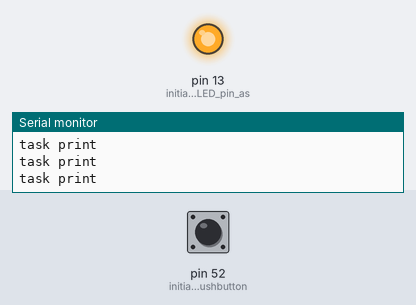
The sketch below on a simulated Arduino Mega 2560, built with avr-gcc and run on an emulated ATmega2560. Parts: output pins drawn as LEDs (lit = HIGH), the last lines printed to the serial monitor. Inputs (shaded band) come from the test bench; at power-on: pin 52 (initialize_the_pushbutton) HIGH.

Above: at 2.7 s.
2.8 s: pin 52 (initialize_the_pushbutton) pulled LOW for 1.2 s
At 4.5 s:
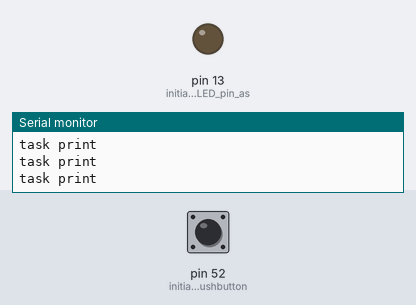
6.4 s: pin 52 (initialize_the_pushbutton) pulled LOW for 3.2 s
At 11.5 s:
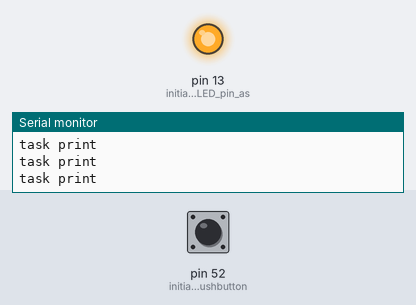
Timing chart, 0 to 13.0 s (numbered marks = the images above; inputs shaded):
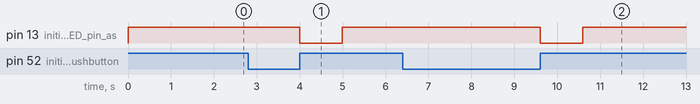

Measured:
- after the input at 2.8 s, pin 13 (initialize_the_LED_pin_as): HIGH → LOW after 1.2 s, → HIGH 0.99 s later
- after the input at 6.4 s, pin 13 (initialize_the_LED_pin_as): HIGH → LOW after 3.2 s, → HIGH 0.99 s later

The sketch:

freeeRTOS_2.ino
```cpp
#include <FreeRTOS.h>
#include <task.h>

void Task_LED(void *param);
void Task_Print(void *param);

TaskHandle_t Task_Handle1;
TaskHandle_t Task_Handle2;

void setup()
{
  pinMode(LED_BUILTIN, OUTPUT);// initialize the LED pin as an output:
  pinMode(52, INPUT_PULLUP);// initialize the pushbutton pin as an input:

  Serial.begin(9600);

  xTaskCreate(Task_LED,"Task1",100,NULL,1,&Task_Handle1);
  xTaskCreate(Task_Print,"Task1",100,NULL,1,&Task_Handle2);

  vTaskStartScheduler();

  Serial.println("Failed to start FreeRTOS scheduler");
  while(1);
}

void loop()
{
}

void Task_LED(void *param)
{
  (void) param;
  while(1)
  {
    if (digitalRead(52) == LOW){
      while(digitalRead(52) == LOW);
      digitalWrite(LED_BUILTIN, LOW);// turn the LED off by making the voltage LOW
    }
    else{
      digitalWrite(LED_BUILTIN, HIGH);// turn the LED on (HIGH is the voltage level)
    }

    vTaskDelay(1000/portTICK_PERIOD_MS); //The Arduino will print to serial monitor each 1 sec
  }
}

void Task_Print(void *param)
{
  (void) param;
  while(1)
  {
    Serial.println("task print");
    vTaskDelay(1000/portTICK_PERIOD_MS); //The Arduino will print to serial monitor each 1 sec
  }
}
```
